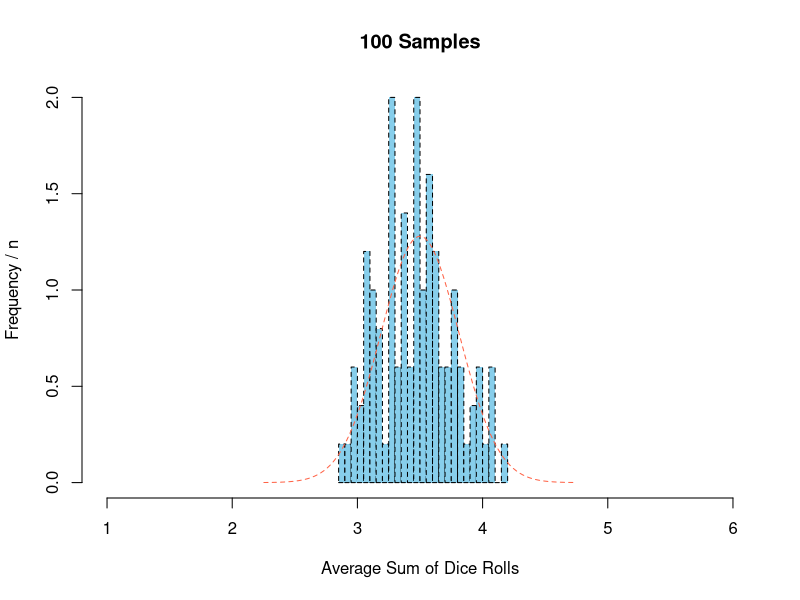
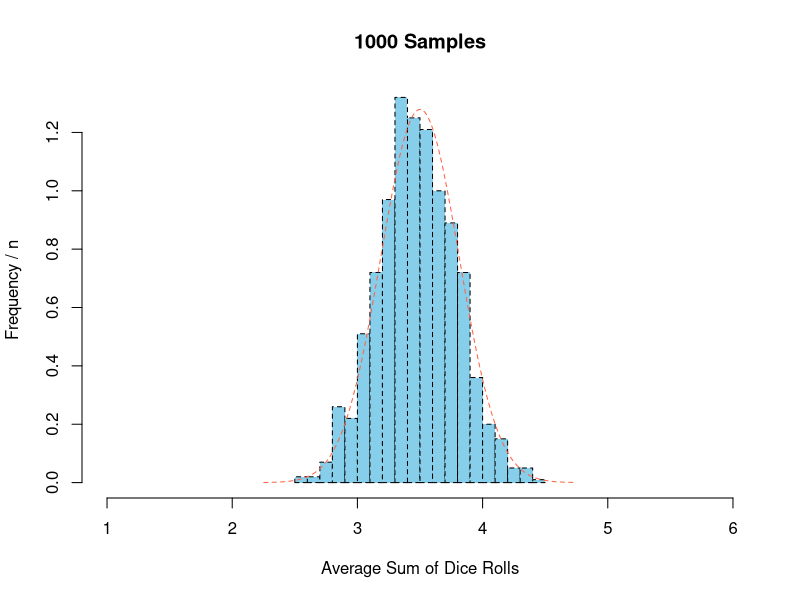
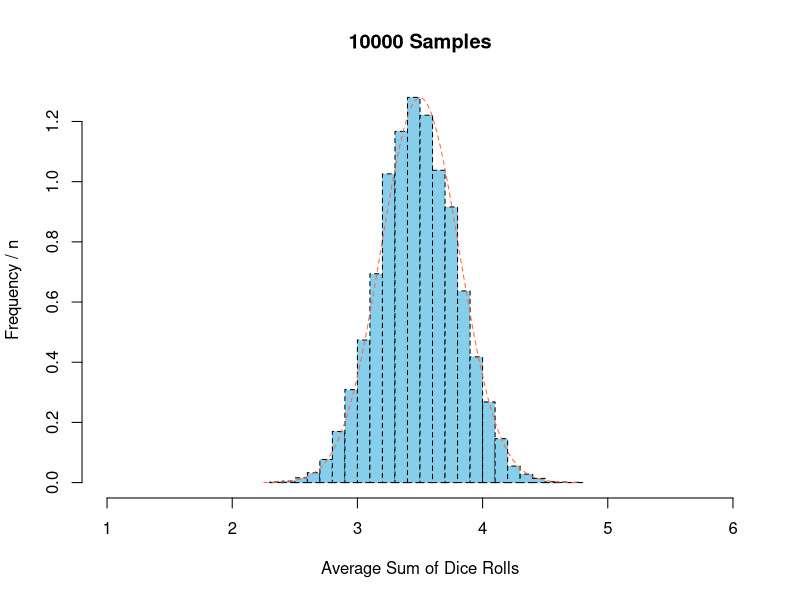

Source code (R) for these figures, in order:
## ---- chunk 1
knitr::opts_chunk$set(echo = TRUE)
## ---- chunk 2
# Initialize Variables ---------------------------

n <- 30
mu <- 3.5
variance <- 2.916667
std <- sqrt(variance)/sqrt(n)

x <- seq(-4*std + mu, 4*std + mu, length=100) # for plotting normal dist 
hx <- dnorm(x, mean=mu, sd=std) # for plotting normal dist

## ---- chunk 3

all_samples <- c()
for (k in 1:100) {
  
  one_sample <- c()
  
  for (i in 1:n) {
    one_sample[i] <- sample(1:6, size = 1, replace = TRUE, prob = NULL)
  }
  all_samples[k] <- mean(one_sample)
  
}

hist(all_samples,
     lty = 2,
     breaks = 25,
     xlab = "Average Sum of Dice Rolls",
     ylab = "Frequency / n",
     main = "100 Samples",
     xlim = c(30/n, 180/n),
     freq = FALSE,
     col = "skyblue")


lines(x, 
      hx,
      type = "l",
      lty = 2,
      xlim = c(1,6),
      ylim = c(0,1.5),
      col="tomato")

## ---- chunk 4
all_samples <- c()
for (k in 1:1000) {
  
  one_sample <- c()
  
  for (i in 1:n) {
    one_sample[i] <- sample(1:6, size = 1, replace = TRUE, prob = NULL)
  }
  all_samples[k] <- mean(one_sample)
  
}

hist(all_samples,
     breaks = 25,
     lty = 2,
     xlab = "Average Sum of Dice Rolls",
     ylab = "Frequency / n",
     main = "1000 Samples",
     xlim = c(30/n, 180/n),
     freq = FALSE,
     col = "skyblue")


lines(x, 
      hx,
      type = "l",
      lty = 2,
      xlim = c(1,6),
      ylim = c(0,1.5),
      col="tomato")
## ---- chunk 5
all_samples <- c()
for (k in 1:10000) {
  
  one_sample <- c()
  
  for (i in 1:n) {
    one_sample[i] <- sample(1:6, size = 1, replace = TRUE, prob = NULL)
  }
  all_samples[k] <- mean(one_sample)
  
}

hist(all_samples,
     lty = 2,
     breaks = 25,
     xlab = "Average Sum of Dice Rolls",
     ylab = "Frequency / n",
     main = "10000 Samples",
     xlim = c(30/n, 180/n),
     freq = FALSE,
     col = "skyblue")


lines(x, 
      hx,
      type = "l",
      lty = 2,
      xlim = c(1,6),
      ylim = c(0,1.5),
      col="tomato")
